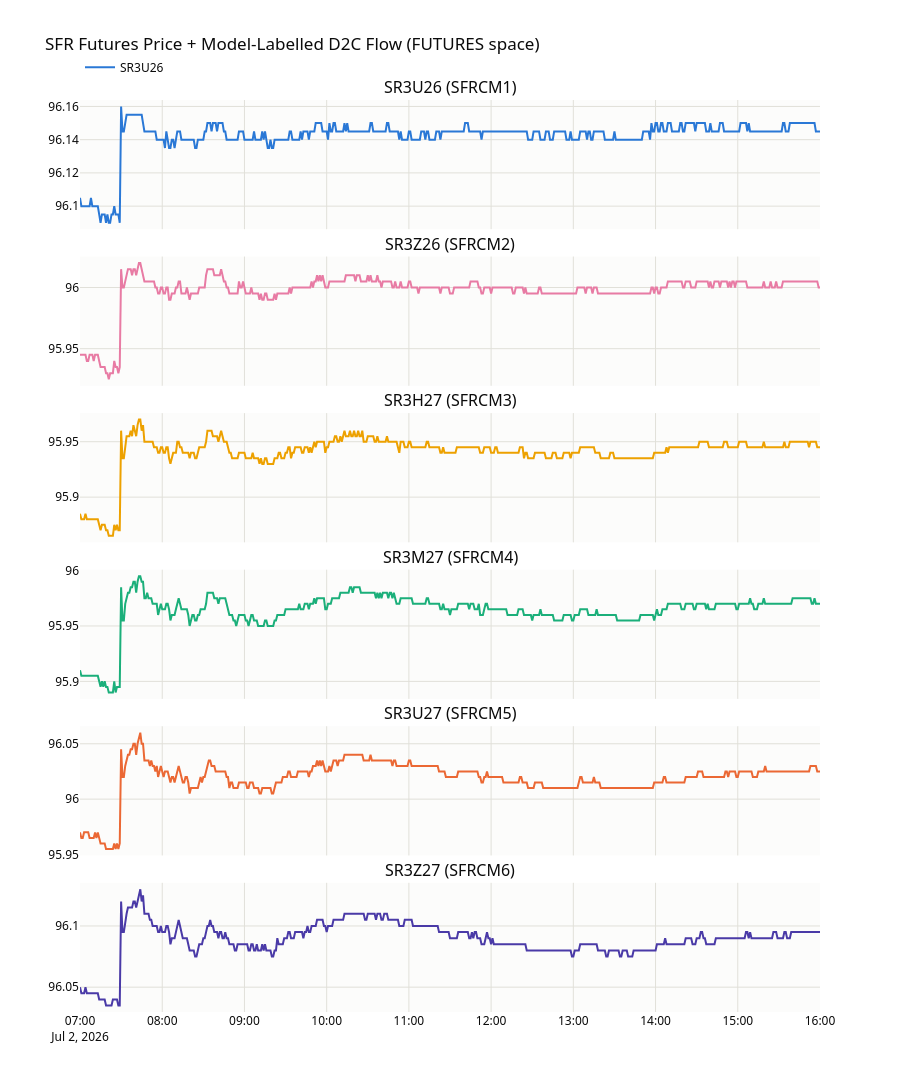

Source (notebook cell):
### Code cell
# Per-contract price with classified flow annotations
# FUTURES-space bucket_keys use SFR prefix (e.g. SFRU26), prices use SR3 (e.g. SR3U26)
fut_prints = prints_df[prints_df["bucket_space"] == "FUTURES"].copy()
fut_prints["visibility_timestamp"] = pd.to_datetime(fut_prints["visibility_timestamp"])

# Map SFR bucket keys to SR3 contract symbols
fut_prints["contract"] = fut_prints["bucket_key"].str.replace("SFR", "SR3", regex=False)

n_contracts = len(contracts)
fig = make_subplots(
    rows=n_contracts, cols=1,
    shared_xaxes=True,
    vertical_spacing=0.03,
    subplot_titles=[f"{c} ({list(aliases.keys())[i]})" for i, c in enumerate(contracts)],
)

for i, contract in enumerate(contracts):
    row = i + 1
    color = CONTRACT_COLORS[i]

    if contract in price_us.columns:
        series = price_us[contract].dropna()
        fig.add_trace(go.Scatter(
            x=series.index, y=series.values,
            mode="lines", line=dict(width=2, color=color),
            name=contract, showlegend=(i == 0),
            hovertemplate=f"{contract}: %{{y:.3f}}<extra></extra>",
        ), row=row, col=1)

    cp = fut_prints[fut_prints["contract"] == contract]
    if cp.empty:
        continue

    if contract not in price_us.columns:
        continue
    price_series = price_us[contract].dropna()

    for direction, marker_symbol, arrow_color, label in [
        ("recv", "triangle-up", RECEIVED_COLOR, "RECEIVED"),
        ("paid", "triangle-down", PAID_COLOR, "PAID"),
    ]:
        mask = cp["delta_dv01"] > 0 if direction == "recv" else cp["delta_dv01"] < 0
        subset = cp[mask]
        if subset.empty:
            continue

        vis_ts = subset["visibility_timestamp"]
        if price_series.index.tz is not None and vis_ts.dt.tz is None:
            vis_ts = vis_ts.dt.tz_localize("UTC").dt.tz_convert(price_series.index.tz)
        elif price_series.index.tz is not None:
            vis_ts = vis_ts.dt.tz_convert(price_series.index.tz)

        y_vals = []
        for t in vis_ts:
            idx = price_series.index.get_indexer([t], method="nearest")
            y_vals.append(float(price_series.iloc[idx[0]]) if idx[0] != -1 else np.nan)

        sizes = np.clip(subset["delta_dv01"].abs().values * 15, 6, 30)

        fig.add_trace(go.Scatter(
            x=vis_ts, y=y_vals,
            mode="markers",
            marker=dict(
                symbol=marker_symbol, size=sizes, color=arrow_color,
                line=dict(width=1, color="white"),
            ),
            name=label, showlegend=(i == 0),
            hovertemplate=(
                f"{label}<br>"
                f"|DV01|: %{{customdata[0]:.2f}}<br>"
                f"conf: %{{customdata[1]}}<br>"
                f"vis: %{{x}}<extra>{contract}</extra>"
            ),
            customdata=list(zip(
                subset["delta_dv01"].abs().values,
                subset["direction_confidence"].fillna("?").values,
            )),
        ), row=row, col=1)

fig.update_layout(
    height=250 * n_contracts,
    title_text="SFR Futures Price + Model-Labelled D2C Flow (FUTURES space)",
    plot_bgcolor=SURFACE_LIGHT,
    paper_bgcolor="white",
    font=dict(family="system-ui, -apple-system, sans-serif", color="#0b0b0b"),
    legend=dict(orientation="h", yanchor="bottom", y=1.02, xanchor="left", x=0),
    hovermode="x unified",
)
for i in range(n_contracts):
    fig.update_yaxes(gridcolor=GRID_COLOR, gridwidth=1, row=i+1, col=1)
    fig.update_xaxes(gridcolor=GRID_COLOR, gridwidth=1, row=i+1, col=1)

fig.show()

### Figure 1 — Plotly figure (JSON) as saved in the notebook; plotly's stock layout.template omitted (floating-point values rounded to 4 significant figures; data arrays with more than 128 entries replaced by an {"elided": "..."} marker saying what was removed)
{"data": [{"hovertemplate": "SR3U26: %{y:.3f}<extra></extra>", "line": {"color": "#2a78d6", "width": 2}, "mode": "lines", "name": "SR3U26", "showlegend": true, "type": "scatter", "x": {"elided": "541 str values"}, "xaxis": "x", "y": {"elided": "541 float values"}, "yaxis": "y"}, {"hovertemplate": "SR3Z26: %{y:.3f}<extra></extra>", "line": {"color": "#e87ba4", "width": 2}, "mode": "lines", "name": "SR3Z26", "showlegend": false, "type": "scatter", "x": {"elided": "541 str values"}, "xaxis": "x2", "y": {"elided": "541 float values"}, "yaxis": "y2"}, {"hovertemplate": "SR3H27: %{y:.3f}<extra></extra>", "line": {"color": "#eda100", "width": 2}, "mode": "lines", "name": "SR3H27", "showlegend": false, "type": "scatter", "x": {"elided": "541 str values"}, "xaxis": "x3", "y": {"elided": "541 float values"}, "yaxis": "y3"}, {"hovertemplate": "SR3M27: %{y:.3f}<extra></extra>", "line": {"color": "#1baf7a", "width": 2}, "mode": "lines", "name": "SR3M27", "showlegend": false, "type": "scatter", "x": {"elided": "541 str values"}, "xaxis": "x4", "y": {"elided": "541 float values"}, "yaxis": "y4"}, {"hovertemplate": "SR3U27: %{y:.3f}<extra></extra>", "line": {"color": "#eb6834", "width": 2}, "mode": "lines", "name": "SR3U27", "showlegend": false, "type": "scatter", "x": {"elided": "541 str values"}, "xaxis": "x5", "y": {"elided": "541 float values"}, "yaxis": "y5"}, {"hovertemplate": "SR3Z27: %{y:.3f}<extra></extra>", "line": {"color": "#4a3aa7", "width": 2}, "mode": "lines", "name": "SR3Z27", "showlegend": false, "type": "scatter", "x": {"elided": "541 str values"}, "xaxis": "x6", "y": {"elided": "541 float values"}, "yaxis": "y6"}], "layout": {"annotations": [{"font": {"size": 16}, "showarrow": false, "text": "SR3U26 (SFRCM1)", "x": 0.5, "xanchor": "center", "xref": "paper", "y": 1, "yanchor": "bottom", "yref": "paper"}, {"font": {"size": 16}, "showarrow": false, "text": "SR3Z26 (SFRCM2)", "x": 0.5, "xanchor": "center", "xref": "paper", "y": 0.8283, "yanchor": "bottom", "yref": "paper"}, {"font": {"size": 16}, "showarrow": false, "text": "SR3H27 (SFRCM3)", "x": 0.5, "xanchor": "center", "xref": "paper", "y": 0.6567, "yanchor": "bottom", "yref": "paper"}, {"font": {"size": 16}, "showarrow": false, "text": "SR3M27 (SFRCM4)", "x": 0.5, "xanchor": "center", "xref": "paper", "y": 0.485, "yanchor": "bottom", "yref": "paper"}, {"font": {"size": 16}, "showarrow": false, "text": "SR3U27 (SFRCM5)", "x": 0.5, "xanchor": "center", "xref": "paper", "y": 0.3133, "yanchor": "bottom", "yref": "paper"}, {"font": {"size": 16}, "showarrow": false, "text": "SR3Z27 (SFRCM6)", "x": 0.5, "xanchor": "center", "xref": "paper", "y": 0.1417, "yanchor": "bottom", "yref": "paper"}], "font": {"color": "#0b0b0b", "family": "system-ui, -apple-system, sans-serif"}, "height": 1500, "hovermode": "x unified", "legend": {"orientation": "h", "x": 0, "xanchor": "left", "y": 1.02, "yanchor": "bottom"}, "paper_bgcolor": "white", "plot_bgcolor": "#fcfcfb", "title": {"text": "SFR Futures Price + Model-Labelled D2C Flow (FUTURES space)"}, "xaxis": {"anchor": "y", "domain": [0, 1], "gridcolor": "#e1e0d9", "gridwidth": 1, "matches": "x6", "showticklabels": false}, "xaxis2": {"anchor": "y2", "domain": [0, 1], "gridcolor": "#e1e0d9", "gridwidth": 1, "matches": "x6", "showticklabels": false}, "xaxis3": {"anchor": "y3", "domain": [0, 1], "gridcolor": "#e1e0d9", "gridwidth": 1, "matches": "x6", "showticklabels": false}, "xaxis4": {"anchor": "y4", "domain": [0, 1], "gridcolor": "#e1e0d9", "gridwidth": 1, "matches": "x6", "showticklabels": false}, "xaxis5": {"anchor": "y5", "domain": [0, 1], "gridcolor": "#e1e0d9", "gridwidth": 1, "matches": "x6", "showticklabels": false}, "xaxis6": {"anchor": "y6", "domain": [0, 1], "gridcolor": "#e1e0d9", "gridwidth": 1}, "yaxis": {"anchor": "x", "domain": [0.8583, 1], "gridcolor": "#e1e0d9", "gridwidth": 1}, "yaxis2": {"anchor": "x2", "domain": [0.6867, 0.8283], "gridcolor": "#e1e0d9", "gridwidth": 1}, "yaxis3": {"anchor": "x3", "domain": [0.515, 0.6567], "gridcolor": "#e1e0d9", "gridwidth": 1}, "yaxis4": {"anchor": "x4", "domain": [0.3433, 0.485], "gridcolor": "#e1e0d9", "gridwidth": 1}, "yaxis5": {"anchor": "x5", "domain": [0.1717, 0.3133], "gridcolor": "#e1e0d9", "gridwidth": 1}, "yaxis6": {"anchor": "x6", "domain": [0, 0.1417], "gridcolor": "#e1e0d9", "gridwidth": 1}}}
